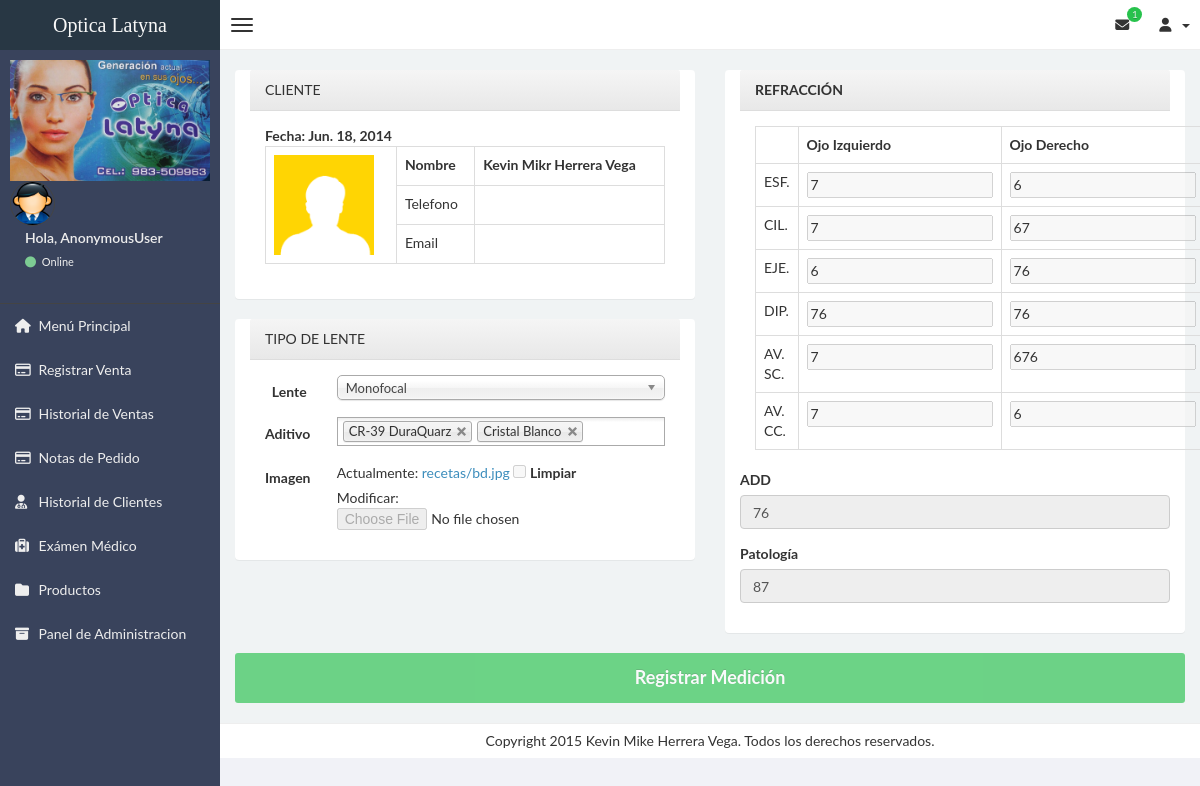
The page /receta/editar/1/ on the database its author committed.
### apps/receta/models.py (models this page shows, shortened)
class Receta(models.Model):
    cliente = models.ForeignKey(Cliente,blank=True, null=True)
    od_esf = models.CharField(max_length=15,blank=True,null=True)
    oi_esf= models.CharField(max_length=15,blank=True,null=True)
    od_cil = models.CharField(max_length=15,blank=True,null=True)
    oi_cil = models.CharField(max_length=15,blank=True,null=True)
    od_eje = models.CharField(max_length=15,blank=True,null=True)
    oi_eje = models.CharField(max_length=15,blank=True,null=True)
    od_dip = models.CharField(max_length=15,blank=True,null=True)
    oi_dip = models.CharField(max_length=15,blank=True,null=True)
    od_avsc = models.CharField(max_length=15,blank=True,null=True)
    oi_avsc = models.CharField(max_length=15,blank=True,null=True)
    od_avcc = models.CharField(max_length=15,blank=True,null=True)
    oi_avcc = models.CharField(max_length=15,blank=True,null=True)
    add = models.CharField(max_length=15,blank=True,null=True)
    patologia = models.CharField(max_length=25,blank=True,null=True)
    lente = models.ForeignKey(Lente,blank=True,null=True)
    complementos = models.ManyToManyField(Aditivos,blank=True,null=True)
    fecha = models.DateField(default=timezone.now())
    imagen = models.ImageField(upload_to = 'recetas/',default = 'recetas/default.jpg',blank=True,null=True)
    class Meta:
        verbose_name = 'Atención Médica'
        verbose_name_plural = 'Historias Clínicas'

### apps/cliente/models.py (models this page shows, shortened)
class Cliente(models.Model):
    dni = models.CharField(primary_key=True, max_length=8)
    nombre = models.CharField(max_length=45)
    apellido = models.CharField(max_length=45)
    direccion = models.TextField(blank=True,null=True)
    telefono = models.CharField(max_length=15, blank=True,null=True )
    email = models.CharField(max_length=30, blank=True,null=True )
    fecha_nacimiento = models.DateField(null=True, blank=True)
    ocupacion = models.CharField(max_length=50, blank=True,null=True )
    foto = models.ImageField(upload_to = 'pic_folder/', default = 'pic_folder/default_user.png',blank=True,null=True)
    def fotografia(self):
        if self.foto:
            return "<a href='%s' target='_blank'><img src='%s' width='100'></a>" %(self.foto.url,self.foto.url)
        else:
            return "<strong>No tiene foto</strong>"
    fotografia.allow_tags = True
    def nombre_completo(self):
        return "%s %s"  %(self.nombre,self.apellido)
    class Meta:
        verbose_name = 'Cliente'
        verbose_name_plural = 'Clientes'

### apps/almacen/models.py (models this page shows)
class Lente(models.Model):
    tipo_lente = models.CharField(max_length=30)
    def __unicode__(self):
        return self.tipo_lente
    class Meta:
        verbose_name = 'Lente'
        verbose_name_plural = 'Lentes'

class Aditivos(models.Model):
    componente = models.CharField(max_length=30)
    def __unicode__(self):
        return self.componente
    class Meta:
        verbose_name = 'Aditivo'
        verbose_name_plural = 'Aditivos'

### apps/receta/views.py (the view, shortened to what this page needs)
# urls.py: url(r'^editar/(\d+)/$',EditarView.as_view(),name="editar"),
class EditarView(View):
    template_name = 'receta/editar.html'
    def get(self,request,nro):
        receta = Receta.objects.get(pk=nro)
        form = RecetaForm(instance=receta)
        return render(request,self.template_name,locals())

### apps/almacen/context_processors.py (called while the page is built)
def stock_minimo(request):
    risk = []
    producto = Producto.objects.all()
    for item in producto:
        if(item.stock_actual <= item.stock_minimo):
            risk.append(item)
    return {'mensaje_productos':risk,'numero_mensaje':risk.__len__()}

### templates/receta/editar.html (shortened to what this page needs)
{% extends 'base.html' %}
{% block content %}
    <div class="row">
        <form action="{% url 'receta:editar' receta.id  %}" method="post" role="form" class="form-horizontal" enctype="multipart/form-data">
            <div class="col-sm-12 col-lg-6">
                <section class="panel panel-default col-lg-12">
                    <header class="panel-heading">
                        Cliente
                    </header>
                    <div class="panel-body " >
                        <strong>Fecha: {{ receta.fecha }}</strong>
                        <table class="table table-bordered">
                            <tr>
                                <th id="cliente_foto" rowspan="3"><img src="/media/{{ receta.cliente.foto }}" width="100"></th>
                                <th>Nombre</th>
                                <th id="cliente_nombre">{{ receta.cliente.nombre_completo }}</th>
                            </tr>
                            <tr>
                                <td>Telefono</td>
                                <td id="cliente_telefono">{{ receta.cliente.telefono }}</td>
                            </tr>
                            <tr>
                                <td>Email</td>
                                <td></td>
                            </tr>
                        </table>
                    </div>
                    </section>
                <section class="panel panel-default col-lg-12">
                        <header class="panel-heading">
                              Tipo de Lente
                        </header>
                        <div class="panel-body" >
                            <div class="form-group">
                                  <label for="{{ form.lente.auto_id }}" class="col-lg-2 col-sm-2 control-label">{{ form.lente.label }}</label>
                                  <div class="col-lg-10">
                                        {{ form.lente }}
                                  </div>
                            </div>
                            <div class="form-group">
                                  <label for="{{ form.complementos.auto_id }}" class="col-lg-2 col-sm-2 control-label">Aditivo</label>
                                  <div class="col-lg-10">
                                        {{ form.complementos }}
                                  </div>
                            </div>
                            <div class="form-group">
                                  <label for="{{ form.imagen.auto_id }}" class="col-lg-2 col-sm-2 control-label">{{ form.imagen.label }}</label>
                                  <div class="col-lg-10">
                                        {{ form.imagen }}
                                  </div>
                            </div>
                        </div>
                    </section>
            </div>
            <div class="col-sm-12 col-lg-6">
                <section class="panel panel-default col-lg-12">
                        <header class="panel-heading">
                            <strong>REFRACCIÓN</strong>
                        </header>
                        <div class="panel-body" >
                            <table class="table table-bordered">
                                <tr>
                                    <th></th>
                                    <th>Ojo Izquierdo</th>
                                    <th>Ojo Derecho</th>
                                </tr>
                                <tr>
                                    <td>ESF.</td>
                                    <td>{{ form.oi_esf }}</td>
                                    <td>{{ form.od_esf }}</td>
                                </tr>
                                <tr>
                                    <td>CIL.</td>
                                    <td>{{ form.oi_cil }}</td>
                                    <td>{{ form.od_cil }}</td>
                                </tr>
                                <tr>
                                    <td>EJE.</td>
                                    <td>{{ form.oi_eje }}</td>
                                    <td>{{ form.od_eje }}</td>
                                </tr>
                                <tr>
                                    <td>DIP.</td>
                                    <td>{{ form.oi_dip }}</td>
                                    <td>{{ form.od_dip }}</td>
                                </tr>
                                <tr>
                                    <td>AV. SC.</td>
                                    <td>{{ form.oi_avsc }}</td>
                                    <td>{{ form.od_avsc }}</td>
                                </tr>
                                <tr>
                                    <td>AV. CC.</td>
                                    <td>{{ form.oi_esf }}</td>
                                    <td>{{ form.od_esf }}</td>
                                </tr>
                            </table>
                              <div class="form-group">
                                <label for="add">ADD</label>
                                    {{ form.add }}
                              </div>
                              <div class="form-group">
                                  <label for="patologia">Patología</label>
                                {{ form.patologia }}
                              </div>
                        </div>
                    </section>
            </div>
            <div class="col-lg-12">
                <button type="submit" class="btn btn-success enviar_formulario">Registrar Medición</button>
            </div>
        </form>
    </div>
{% endblock %}

### rows shown on the page
Receta: fecha "Jun. 18, 2014", cliente.foto (placeholder picture), cliente.nombre_completo "Kevin Mikr Herrera Vega", lente "Monofocal", complementos "CR-39 DuraQuarz Cristal Blanco", oi_esf "7", od_esf "6", oi_cil "7", od_cil "67", oi_eje "6", od_eje "76", oi_dip "76", od_dip "76", oi_avsc "7", od_avsc "676", add "76", patologia "87"

### other values the page prints
{{ numero_mensaje }} "1"
{{ request.user }} "AnonymousUser"
